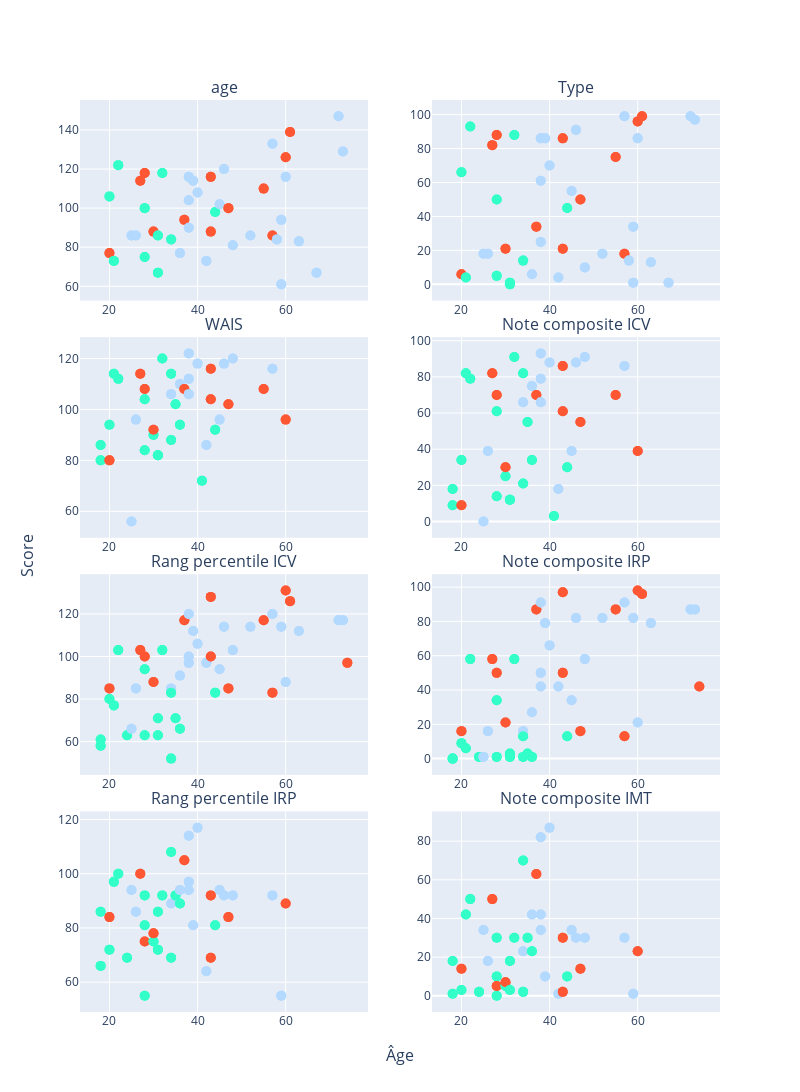

Notebook cell for this chart:
### Code cell
fig_wais.add_trace(go.Scatter(x= df_wais_b['age'], y=df_wais_b['Note composite ICV'], mode="markers+text",
            marker={'size': 10, "color": df_wais_b['Type_color'] },
            hovertext= df_wais_b['ID_SECONDAIRE'] +", "+ df_wais_b['Type']),
            row=1, col=1)

fig_wais.add_trace(go.Scatter(x= df_wais_b['age'], y=df_wais_b['Rang percentile ICV'], mode="markers+text",
            marker={'size': 10, "color": df_wais_b['Type_color'] },
            hovertext= df_wais_b['ID_SECONDAIRE'] +", "+ df_wais_b['Type']),
              row=1, col=2)

fig_wais.add_trace(go.Scatter(x= df_wais_b['age'], y=df_wais_b['Note composite IRP'], mode="markers+text",
            marker={'size': 10, "color": df_wais_b['Type_color'] },
            hovertext= df_wais_b['ID_SECONDAIRE'] +", "+ df_wais_b['Type']),
            row=2, col=1)

fig_wais.add_trace(go.Scatter(x= df_wais_b['age'], y=df_wais_b['Rang percentile IRP'], mode="markers+text",
            marker={'size': 10, "color": df_wais_b['Type_color'] },
            hovertext= df_wais_b['ID_SECONDAIRE'] +", "+ df_wais_b['Type']),
            row=2, col=2)
                                                             
fig_wais.add_trace(go.Scatter(x= df_wais_b['age'], y=df_wais_b['Note composite IMT'], mode="markers+text",
            marker={'size': 10, "color": df_wais_b['Type_color'] },
            hovertext= df_wais_b['ID_SECONDAIRE'] +", "+ df_wais_b['Type']),
            row=3, col=1)
    
fig_wais.add_trace(go.Scatter(x= df_wais_b['age'], y=df_wais_b['Rang percentile IMT'], mode="markers+text",
            marker={'size': 10, "color": df_wais_b['Type_color'] },
            hovertext= df_wais_b['ID_SECONDAIRE'] +", "+ df_wais_b['Type']),
            row=3, col=2)
    
fig_wais.add_trace(go.Scatter(x= df_wais_b['age'], y=df_wais_b['Note composite IVT'], mode="markers+text",
            marker={'size': 10, "color": df_wais_b['Type_color'] },
            hovertext= df_wais_b['ID_SECONDAIRE'] +", "+ df_wais_b['Type']),
            row=4, col=1)
    
fig_wais.add_trace(go.Scatter(x= df_wais_b['age'], y=df_wais_b['Rang percentile IVT'], mode="markers+text",
            marker={'size': 10, "color": df_wais_b['Type_color'] },
            hovertext= df_wais_b['ID_SECONDAIRE'] +", "+ df_wais_b['Type']),
            row=4, col=2)
fig_wais.update_layout(height=1500, width=800,
                   showlegend=False
            )
